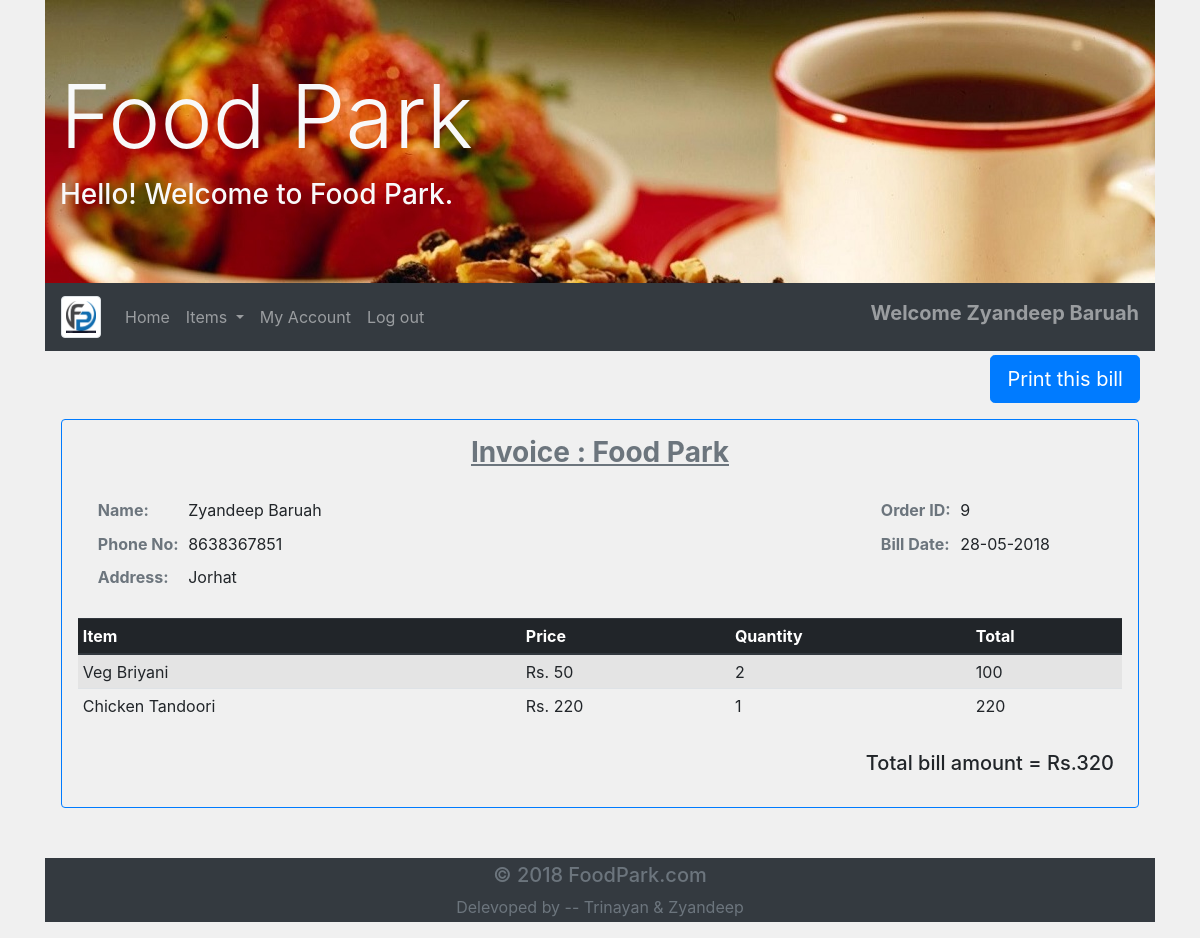
The page /generate_bill.php?order_id=9 (signed in) on the database its author committed.
### tables this page shows
CREATE TABLE `order` (
  `o_id` int(11) NOT NULL AUTO_INCREMENT,
  `c_id` int(11) NOT NULL,
  PRIMARY KEY (`o_id`),
  KEY `c_id` (`c_id`),
  CONSTRAINT `order_ibfk_1` FOREIGN KEY (`c_id`) REFERENCES `customer` (`c_id`) ON DELETE CASCADE ON UPDATE CASCADE
);

CREATE TABLE `customer` (
  `c_id` int(11) NOT NULL AUTO_INCREMENT,
  `name` varchar(50) NOT NULL,
  `address` varchar(200) NOT NULL,
  `phone_no` varchar(10) NOT NULL,
  `password` varchar(255) NOT NULL,
  PRIMARY KEY (`c_id`),
  UNIQUE KEY `phone_no` (`phone_no`)
);

CREATE TABLE `order_master` (
  `om_id` int(11) NOT NULL AUTO_INCREMENT,
  `o_id` int(11) NOT NULL,
  `im_id` int(11) NOT NULL,
  `quantity` int(11) NOT NULL,
  `date` date NOT NULL,
  PRIMARY KEY (`om_id`),
  KEY `o_id` (`o_id`,`im_id`),
  KEY `order_master_ibfk_2` (`im_id`),
  CONSTRAINT `order_master_ibfk_1` FOREIGN KEY (`o_id`) REFERENCES `order` (`o_id`) ON DELETE CASCADE ON UPDATE CASCADE,
  CONSTRAINT `order_master_ibfk_2` FOREIGN KEY (`im_id`) REFERENCES `item` (`im_id`) ON DELETE CASCADE ON UPDATE CASCADE
);

CREATE TABLE `item` (
  `im_id` int(11) NOT NULL AUTO_INCREMENT,
  `i_name` varchar(200) NOT NULL,
  `category` varchar(30) NOT NULL,
  `price` int(11) NOT NULL,
  `image` varchar(500) NOT NULL,
  `status` tinyint(4) NOT NULL DEFAULT 1,
  PRIMARY KEY (`im_id`),
  UNIQUE KEY `i_name` (`i_name`)
);

### generate_bill.php (the view, shortened to what this page needs)
<?php
  require_once 'include/dbcon.php';
?>
<!doctype html>
<html lang="en">
  <head>
    <link rel="stylesheet" href="css/bootstrap.min.css">
    <link rel="stylesheet" type="text/css" href="css/main.css">
  </head>
  <body>
    <div class="container">
    <?php require 'include/header.php'; ?>
    <?php
        if (isset($_GET['order_id'])) {
            $order_id = $_GET['order_id'];
        }
        $sql = "SELECT * FROM customer, `order` where customer.c_id=`order`.c_id AND o_id=$order_id";
        if ($result = mysqli_query($link, $sql)) {
            if (mysqli_num_rows($result) === 1) {
                $cust_row = mysqli_fetch_assoc($result);
                $sql = "SELECT item.i_name, item.price, order_master.quantity, DATE_FORMAT(order_master.date, '%d-%m-%Y') AS date, item.price * order_master.quantity AS total FROM item, order_master WHERE item.im_id = order_master.im_id and order_master.o_id=$order_id";
                if ($result = mysqli_query($link, $sql)) {
                    $item_rows = mysqli_fetch_all($result, MYSQLI_ASSOC);
                }
                else {
                }
            }
        }
        else {
        }
     ?>
     <div class="container">
        <div class="row mt-1">
            <div class="col"></div>
            <div class="col"></div>
            <div class="col"></div>
            <div class="col"></div>
            <div class="col"></div>
            <div class="col"></div>
            <div class="col">
                <button type="button" class="btn btn-primary btn-lg">Print this bill</button>
            </div>
          </div>
     </div>
     <div class="border border-primary rounded m-3 p-3" id="bill">
        <h3 class="text-center text-muted font-weight-bold mb-4">
            <u>Invoice : Food Park</u>
        </h3>
        <div class="container">
            <div class="row">
                <div class="col-md-5">
                    <table class="table-sm">
                      <tbody>
                          <tr>
                              <td><span class="text-muted font-weight-bold">Name:</span></td>
                              <td><?php echo $cust_row['name']; ?></td>
                          </tr>
                          <tr>
                              <td><span class="text-muted font-weight-bold">Phone No:</span></td>
                              <td><?php echo $cust_row['phone_no']; ?></td>
                          </tr>
                          <tr>
                              <td><span class="text-muted font-weight-bold">Address:</span></td>
                              <td> <?php echo $cust_row['address']; ?></td>
                          </tr>
                      </tbody>
                    </table>
                </div>
                <div class="col-md-4"></div>
                <div class="col-md-3">
                    <table class="table-sm">
                      <tbody>
                          <tr>
                              <td><span class="text-muted font-weight-bold">Order ID:</span></td>
                              <td> <?php echo $order_id; ?></td>
                          </tr>
                          <tr>
                              <td><span class="text-muted font-weight-bold">Bill Date:</span></td>
                              <td> <?php echo $item_rows[0]['date'] ?></td>
                          </tr>
                      </tbody>
                    </table>
                </div>
            </div>
        </div>
         <div class="table-responsive mt-4">
            <table class="table table-striped table-sm">
                <thead class="thead-dark">
                  <tr>
                    <th>Item</th>
                    <th>Price</th>
                    <th>Quantity</th>
                    <th>Total</th>
                  </tr>
                </thead>
                <tbody>
                    <?php $total_amount = 0; ?>
                    <?php foreach ($item_rows as $item): ?>
                    <tr>
                        <td> <?php echo $item['i_name']; ?></td>
                        <td> Rs. <?php echo number_format($item['price']); ?> </td>
                        <td> <?php echo $item['quantity']; ?> </td>
                        <td>
                            <?php
                                echo $item['total'];
                               $total_amount += $item['total'];
                            ?>
                        </td>
                    </tr>
                    <?php endforeach; ?>
                </tbody>
              </table>
        </div>
        <h5 class="text-right p-2 mt-1">Total bill amount = Rs.<?php echo number_format($total_amount); ?> </h5>
     </div>
    <?php require 'include/footer.php'; ?>
    </div>
  </body>
</html>

### css/main.css (style rules this page uses)
body { background-color: #f0f0f0; }
div.table-responsive { margin-top: 7px; }

### rows shown on the page
order: c.name "Zyandeep Baruah", c.phone_no "8638367851", c.address "Jorhat"
order_master: im.i_name "Veg Briyani", im.price "50", quantity "2", total "100"
order_master: im.i_name "Chicken Tandoori", im.price "220", quantity "1", total "220"

### other values the page prints
$_SESSION['c_name'] "Zyandeep Baruah"
$order_id "9"
$item_rows[0]['date'] "28-05-2018"
$total_amount "320"
